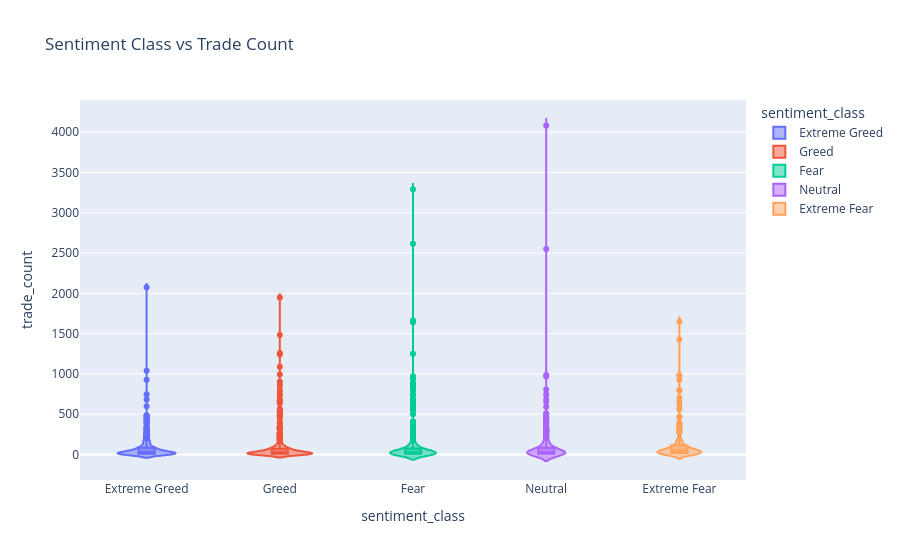

Notebook cell for this chart:
### Code cell
fig = px.violin(
    df,
    x='sentiment_class',
    y = 'trade_count',
    title='Sentiment Class vs Trade Count',
    color='sentiment_class',
    box=True,
    points='outliers'
    )

fig.show()

### Figure 1 — Plotly figure (JSON) as saved in the notebook; plotly's stock layout.template omitted (floating-point values rounded to 4 significant figures; data arrays with more than 128 entries replaced by an {"elided": "..."} marker saying what was removed)
{"data": [{"alignmentgroup": "True", "box": {"visible": true}, "hovertemplate": "sentiment_class=%{x}<br>trade_count=%{y}<extra></extra>", "legendgroup": "Extreme Greed", "marker": {"color": "#636efa"}, "name": "Extreme Greed", "offsetgroup": "Extreme Greed", "orientation": "v", "points": "outliers", "scalegroup": "True", "showlegend": true, "type": "violin", "x": {"elided": "526 str values"}, "x0": " ", "xaxis": "x", "y": {"elided": "526 int values"}, "y0": " ", "yaxis": "y"}, {"alignmentgroup": "True", "box": {"visible": true}, "hovertemplate": "sentiment_class=%{x}<br>trade_count=%{y}<extra></extra>", "legendgroup": "Greed", "marker": {"color": "#EF553B"}, "name": "Greed", "offsetgroup": "Greed", "orientation": "v", "points": "outliers", "scalegroup": "True", "showlegend": true, "type": "violin", "x": {"elided": "649 str values"}, "x0": " ", "xaxis": "x", "y": {"elided": "649 int values"}, "y0": " ", "yaxis": "y"}, {"alignmentgroup": "True", "box": {"visible": true}, "hovertemplate": "sentiment_class=%{x}<br>trade_count=%{y}<extra></extra>", "legendgroup": "Fear", "marker": {"color": "#00cc96"}, "name": "Fear", "offsetgroup": "Fear", "orientation": "v", "points": "outliers", "scalegroup": "True", "showlegend": true, "type": "violin", "x": {"elided": "630 str values"}, "x0": " ", "xaxis": "x", "y": {"elided": "630 int values"}, "y0": " ", "yaxis": "y"}, {"alignmentgroup": "True", "box": {"visible": true}, "hovertemplate": "sentiment_class=%{x}<br>trade_count=%{y}<extra></extra>", "legendgroup": "Neutral", "marker": {"color": "#ab63fa"}, "name": "Neutral", "offsetgroup": "Neutral", "orientation": "v", "points": "outliers", "scalegroup": "True", "showlegend": true, "type": "violin", "x": {"elided": "376 str values"}, "x0": " ", "xaxis": "x", "y": {"elided": "376 int values"}, "y0": " ", "yaxis": "y"}, {"alignmentgroup": "True", "box": {"visible": true}, "hovertemplate": "sentiment_class=%{x}<br>trade_count=%{y}<extra></extra>", "legendgroup": "Extreme Fear", "marker": {"color": "#FFA15A"}, "name": "Extreme Fear", "offsetgroup": "Extreme Fear", "orientation": "v", "points": "outliers", "scalegroup": "True", "showlegend": true, "type": "violin", "x": {"elided": "160 str values"}, "x0": " ", "xaxis": "x", "y": {"elided": "160 int values"}, "y0": " ", "yaxis": "y"}], "layout": {"legend": {"title": {"text": "sentiment_class"}, "tracegroupgap": 0}, "title": {"text": "Sentiment Class vs Trade Count"}, "violinmode": "overlay", "xaxis": {"anchor": "y", "categoryarray": ["Extreme Greed", "Greed", "Fear", "Neutral", "Extreme Fear"], "categoryorder": "array", "domain": [0, 1], "title": {"text": "sentiment_class"}}, "yaxis": {"anchor": "x", "domain": [0, 1], "title": {"text": "trade_count"}}}}
